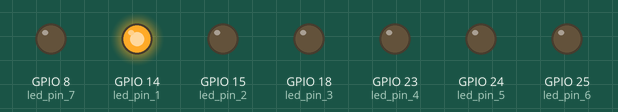
This program was run on a simulated Raspberry Pi (BCM pin numbers). Parts: output pins drawn as LEDs (lit = HIGH).

Above: at 0.2 s.
At 0.7 s:
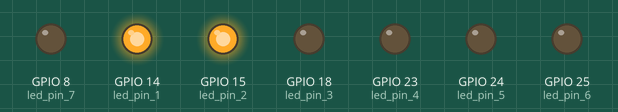
At 1.2 s:
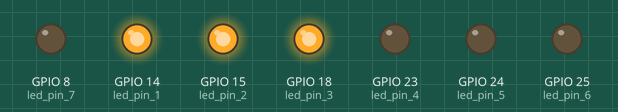
At 2.2 s:
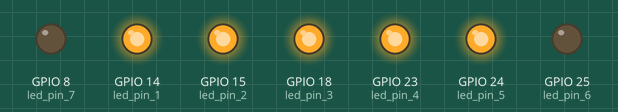
At 3.2 s:
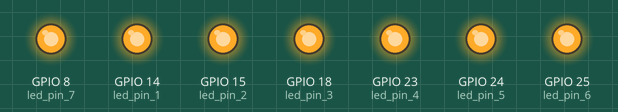
At 4.0 s:
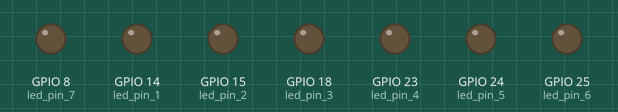
Timing chart, 0 to 5.9 s (numbered marks = the images above):
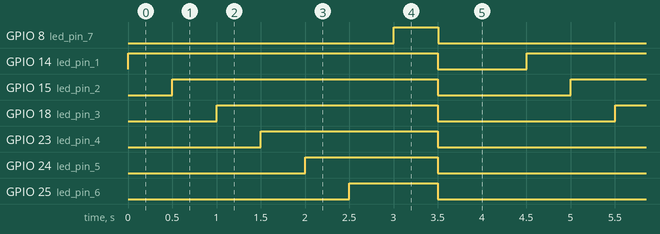

Measured:
- by itself, GPIO 8 (led_pin_7): alternates HIGH for 0.50 s and LOW for 4.0 s
- by itself, GPIO 14 (led_pin_1): alternates HIGH for 3.5 s and LOW for 1.0 s
- by itself, GPIO 15 (led_pin_2): alternates HIGH for 3.0 s and LOW for 1.5 s
- by itself, GPIO 18 (led_pin_3): alternates HIGH for 2.5 s and LOW for 2.0 s
- by itself, GPIO 23 (led_pin_4): alternates HIGH for 2.0 s and LOW for 2.5 s
- by itself, GPIO 24 (led_pin_5): alternates HIGH for 1.5 s and LOW for 3.0 s
- by itself, GPIO 25 (led_pin_6): alternates HIGH for 1.0 s and LOW for 3.5 s

The program:

chaser_step_up.py
```python
# gpiozero and time are two python libraries we will use
# We are importing the LED() function from gpiozero
# and the sleep() function from time
from gpiozero import LED
from time import sleep

# We set the variable led to correspond to
# GPIO Pin 14 using the LED() function
led_pin_1 = LED(14) # Refer to Pin 14 as led1
led_pin_2 = LED(15) # Refer to Pin 25 as led2
led_pin_3 = LED(18) # Same for 18, 23, 24, 25, and 8
led_pin_4 = LED(23)
led_pin_5 = LED(24)
led_pin_6 = LED(25)
led_pin_7 = LED(8)

# This variable stores the amount of time we will delay
delay_time = 1

# This loop runs forever
while True:
    # Turns the LEDs on one by one
    led_pin_1.on()
    sleep(delay_time/2.0) # wait for a 1/2 second
    led_pin_2.on()
    sleep(delay_time/2.0)
    led_pin_3.on()
    sleep(delay_time/2.0)
    led_pin_4.on()
    sleep(delay_time/2.0)
    led_pin_5.on()
    sleep(delay_time/2.0)
    led_pin_6.on()
    sleep(delay_time/2.0)
    led_pin_7.on()
    sleep(delay_time/2.0)
    # Turn the LEDs off
    led_pin_1.off()
    led_pin_2.off()
    led_pin_3.off()
    led_pin_4.off()
    led_pin_5.off()
    led_pin_6.off()
    led_pin_7.off()
    # Pause for 1 second
    sleep(delay_time)
```
